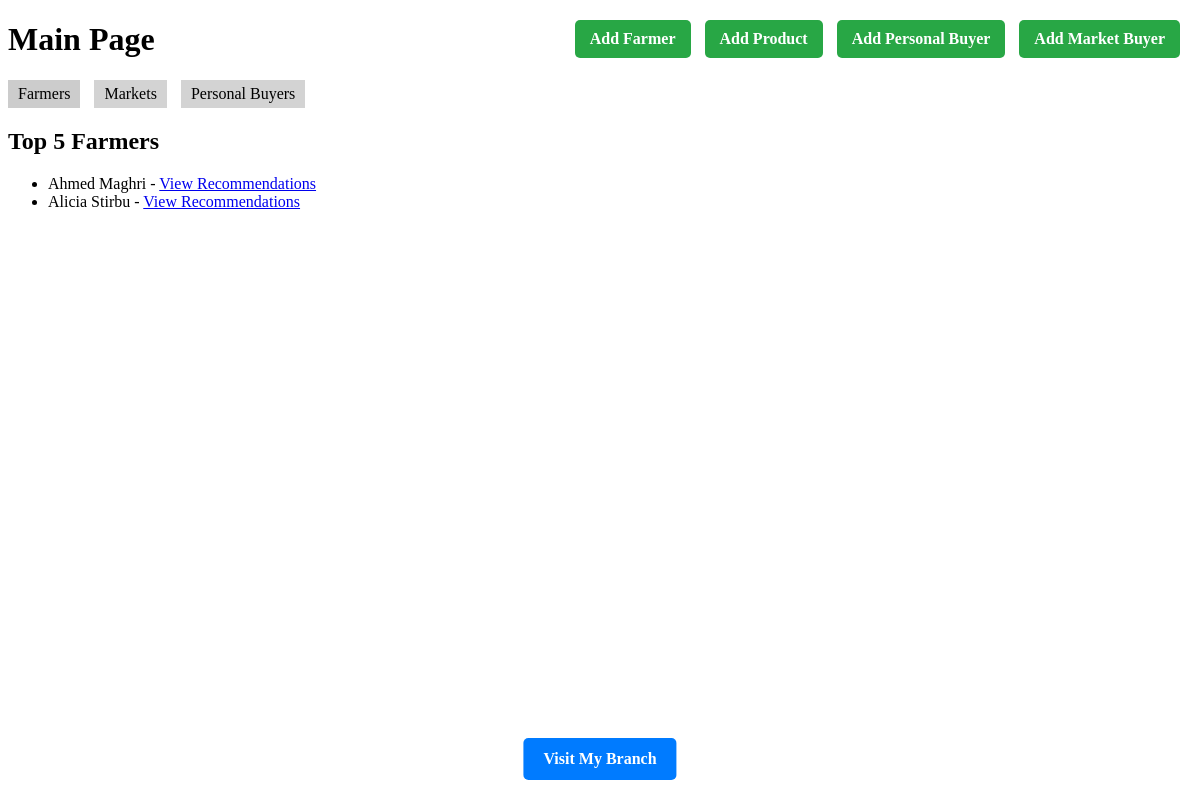
The app's page /recsys/, older data.
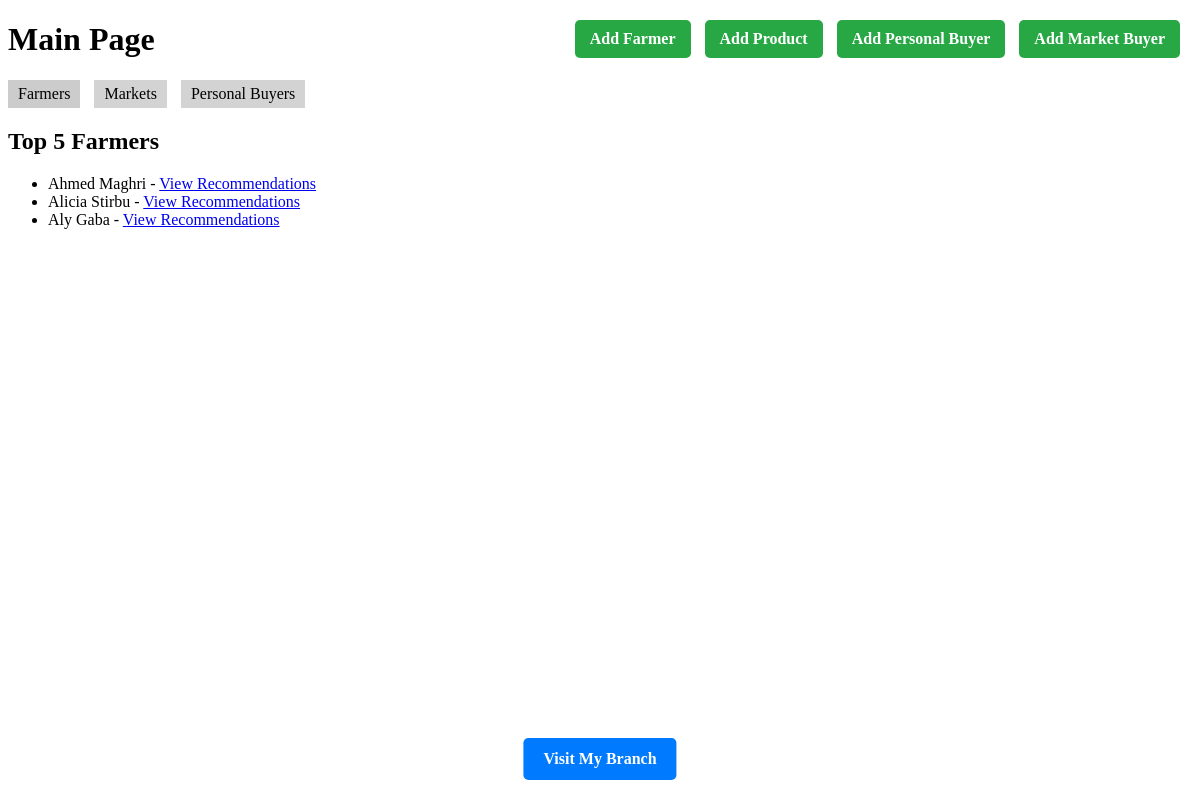
The same page, newer data.
### recsys/models.py (models this page shows)
class Farmer(FarmerBase):
    latitude = models.DecimalField(
        max_digits=9, decimal_places=6,
        validators=[MinValueValidator(-90), MaxValueValidator(90)],
        null=True, blank=True
    )
    longitude = models.DecimalField(
        max_digits=9, decimal_places=6,
        validators=[MinValueValidator(-180), MaxValueValidator(180)],
        null=True, blank=True
    )
    products = models.ManyToManyField(Product)
    min_quantity_order = models.PositiveIntegerField(default = 1) #Minimum of Kg by order
    delivery_region = models.PositiveIntegerField(default = 50) #radius in km
    offers_delivery = models.BooleanField(default = False)
    PAYMENT_CHOICES = [('upfront', 'Upfront'), ('credit', 'Credit'), ('any', 'Any')]
    payment_terms = models.CharField(max_length=10, choices=PAYMENT_CHOICES, default='any')
    BUYER_TYPE_CHOICES = [('personal', 'Personal'), ('market', 'Market'), ('both', 'Both')]
    buyer_choice = models.CharField(max_length=10, choices = BUYER_TYPE_CHOICES, default='both')
    FREQUENCY_CHOICES = [('Weekly', 'weekly'), ('Annually', 'annually'), ('Daily', 'daily'), ('Monthly', 'monthly')]
    supply_frequency = models.CharField(max_length=20, default='weekly', choices=FREQUENCY_CHOICES)

### basemodels/models.py (models this page shows, shortened)
class FarmerBase(models.Model):
    first_name = models.CharField(max_length=30)
    last_name = models.CharField(max_length=30)
    region = models.CharField(max_length=30)#I think we can make the region a many to many field, tho we ll need a data base

### recsys/views.py (the view)
# urls.py: path('', views.main_page, name='main_page'),
def main_page(request):
    top_farmers = Farmer.objects.all()[:5]
    top_markets = Market.objects.all()[:5]
    top_personals = Personal.objects.all()[:5]
    top_products = Product.objects.all()[:5]
    return render(request, 'recsys/main_page.html', {
        'top_farmers': top_farmers,
        'top_markets': top_markets,
        'top_personals': top_personals,
        'top_products': top_products
    })

### recsys/templates/recsys/main_page.html (shortened to what this page needs)
<!DOCTYPE html>
<html lang="en">
<head>
</head>
<body>
    <h1>Main Page</h1>
    <div>
        <div class="tab" id="farmerTab" onclick="showTab('farmer')">Farmers</div>
        <div class="tab" id="marketTab" onclick="showTab('market')">Markets</div>
        <div class="tab" id="personalTab" onclick="showTab('personal')">Personal Buyers</div>
    </div>
    <div id="farmerContent" class="tab-content">
        <h2>Top 5 Farmers</h2>
        <ul>
            {% for farmer in top_farmers %}
                <li>{{ farmer.first_name }} {{ farmer.last_name }} - <a href="{% url 'match_farmer_to_market' farmer_id=farmer.id %}">View Recommendations</a></li>
            {% endfor %}
        </ul>
    </div>
    <div class="top-right-buttons">
        <a href="{% url 'add_farmer' %}">Add Farmer</a>
        <a href="{% url 'add_product' %}">Add Product</a>
        <a href="{% url 'add_personal' %}">Add Personal Buyer</a>
        <a href="{% url 'add_market' %}">Add Market Buyer</a>
    </div>
    <a href="https://my-branch.com" class="bottom-center-button" target="_blank">Visit My Branch</a>
</body>
</html>

Row changes from the older to the newer data that the page shows:
added Farmer: first_name "Aly", last_name "Gaba"
